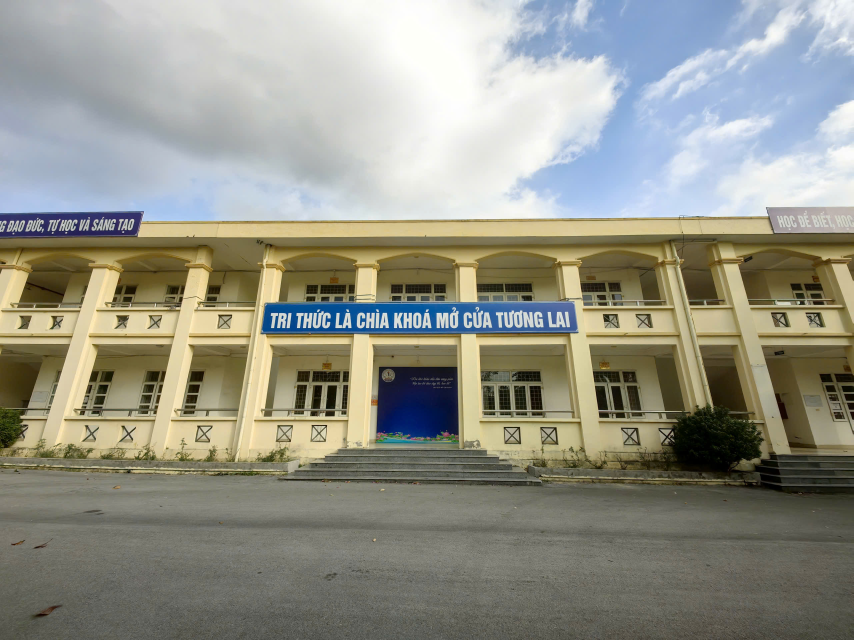
#> input picture hvt-tradition-web/src/assets/img/a1.jpg, 2560 x 1920 px, found by its file name (shown at 1/3 size)
$ python gen-images.py
#> lines starting #> are read from the running program, lines starting #| are printed output that depends on the picture
#!/usr/bin/env python3
"""Sinh các cỡ ảnh (thumb 480 / card 900 / full 1600) + banner 16:9 từ src/assets/img -> public/img.

Dùng:  python3 scripts/gen-images.py         (cần Pillow: pip install pillow)
Sau khi chạy, khai báo key mới trong src/assets/images.js (PUBLIC_IMG + IMAGE_ALT).
"""
from __future__ import annotations
import os, sys

try:
    from PIL import Image, ImageOps
except ImportError:
    sys.exit("Thiếu Pillow — chạy: pip install pillow")

SRC = os.path.join('src', 'assets', 'img')
DST = os.path.join('public', 'img')
SIZES = {'thumb': 480, 'card': 900, 'full': 1600}
BANNER_FROM = ['a1.jpg', 'a4.jpg']          # ảnh ngang dùng làm banner 16:9


# Ánh xạ tên file Google Drive -> key chuẩn dùng trong src/assets/images.js
ALIASES = {'a3': 'a3'}


def slug(name: str) -> str:
    """Tên file -> key: bỏ phần mở rộng, lowercase. Nên đổi tên ảnh về a1..a7 trước khi chạy."""
    return os.path.splitext(name)[0].lower()


def main() -> None:
    os.makedirs(DST, exist_ok=True)
    generated = []
    for fn in sorted(os.listdir(SRC)):
        if fn.startswith('.') or not fn.lower().endswith(('.jpg', '.jpeg', '.png')):
            continue
        im = Image.open(os.path.join(SRC, fn))
#> im is the input picture: PIL image 2560x1920 RGB; mean R, G, B 147.6, 147.8, 136.5
        if im.mode not in ('RGB', 'L'):
            im.save(os.path.join(DST, f'{slug(fn)}.png'), optimize=True)
            generated.append(f'{slug(fn)}.png')
            continue
        im = im.convert('RGB')
        key = slug(fn)
        for label, cap in SIZES.items():
            out = ImageOps.contain(im, (cap, cap), Image.LANCZOS)
            name = f'{key}-{cap}.jpg' if label != 'card' else f'{key}-900.jpg'
            out.save(os.path.join(DST, name), 'JPEG', quality=78, optimize=True, progressive=True)
            generated.append(name)
#> this loop made 3 passes
#> pass 1, in main, `out = ImageOps.contain(im, (cap, cap), Image.LANCZOS)`:
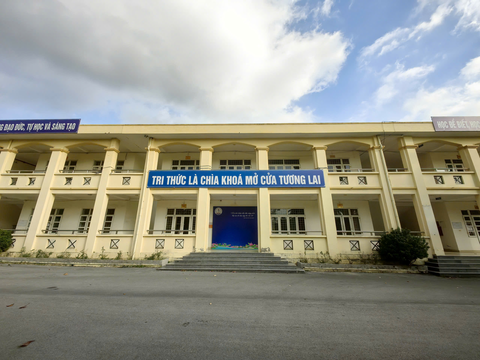
#> out: PIL image 480x360 RGB; mean R, G, B 147.6, 147.8, 136.5
#> after the loop, generated = ['a1-480.jpg', 'a1-900.jpg', 'a1-1600.jpg']
#> pass 2 of the loop in main, `for fn in sorted(os.listdir(SRC)):`:
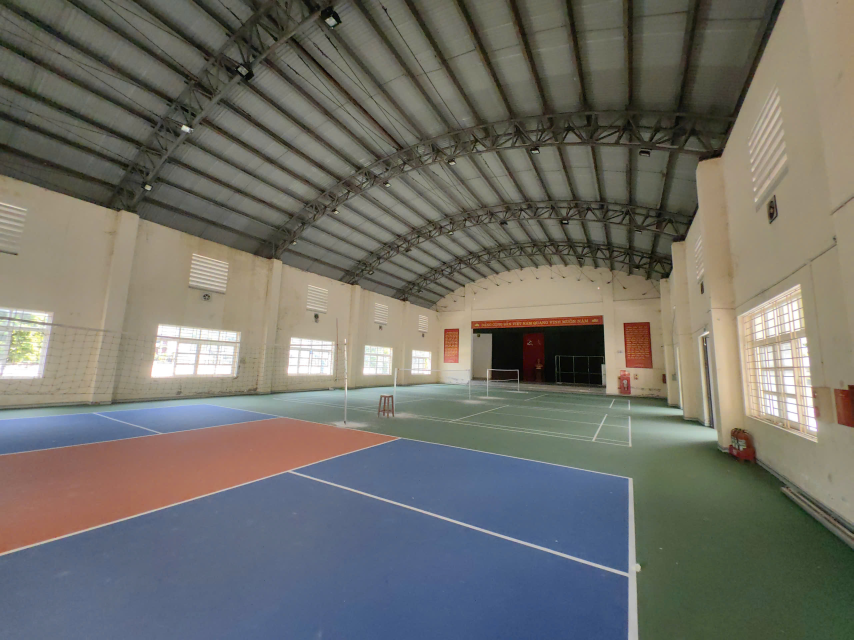
#> input picture hvt-tradition-web/src/assets/img/a2.jpg, 2560 x 1920 px, found by its file name (shown at 1/3 size)
#> in main, im is the input picture: PIL image 2560x1920 RGB; mean R, G, B 112.8, 111.6, 104.4
#> key = 'a2'
#> the loop in main, `for label, cap in SIZES.items():` made 3 passes
#> name on passes 1 to 3: 'a2-480.jpg', 'a2-900.jpg', 'a2-1600.jpg'
#> after the loop in main, `for label, cap in SIZES.items():`: generated = ['a1-480.jpg', 'a1-900.jpg', 'a1-1600.jpg', 'a2-480.jpg', 'a2-900.jpg', 'a2-1600.jpg']
#> pass 3 of the loop in main, `for fn in sorted(os.listdir(SRC)):`:
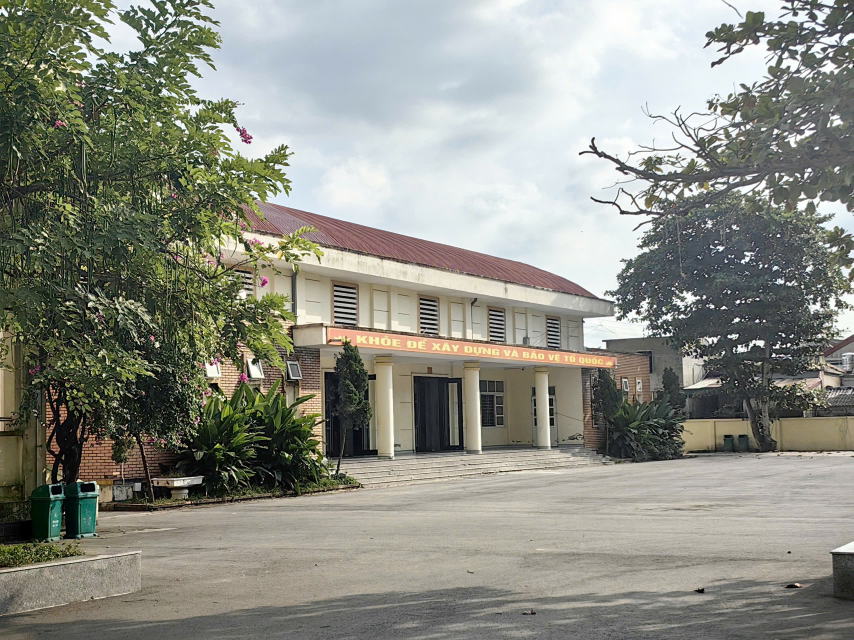
#> input picture hvt-tradition-web/src/assets/img/a3.jpg, 2560 x 1920 px, found by its file name (shown at 1/3 size)
#> in main, im is the input picture: PIL image 2560x1920 RGB; mean R, G, B 139.8, 141.4, 131.6
#> key = 'a3'
#> the loop in main, `for label, cap in SIZES.items():` made 3 passes
#> pass 1, in main, `out = ImageOps.contain(im, (cap, cap), Image.LANCZOS)`:
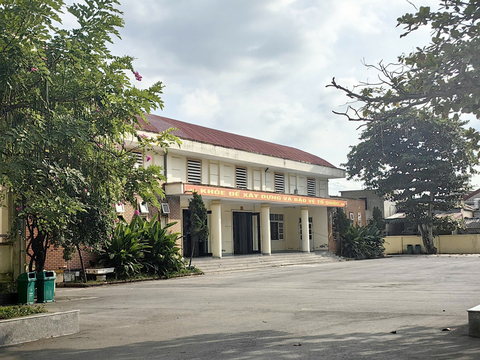
#> out: PIL image 480x360 RGB; mean R, G, B 139.8, 141.3, 131.6
#> pass 2, in main, `out = ImageOps.contain(im, (cap, cap), Image.LANCZOS)`:
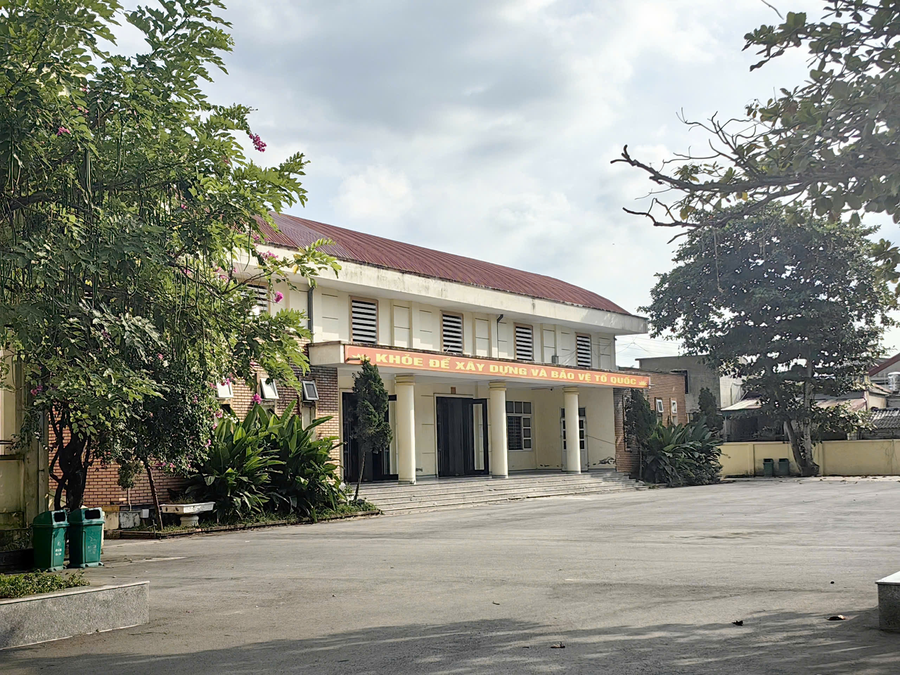
#> out: PIL image 900x675 RGB; mean R, G, B 139.8, 141.4, 131.6
#> after the loop in main, `for label, cap in SIZES.items():`: generated = ['a1-480.jpg', 'a1-900.jpg', 'a1-1600.jpg', 'a2-480.jpg', 'a2-900.jpg', 'a2-1600.jpg', 'a3-480.jpg', 'a3-900.jpg', 'a3-1600.jpg']
    for fn in BANNER_FROM:
        path = os.path.join(SRC, fn)
        if not os.path.exists(path):
            continue
        im = Image.open(path).convert('RGB')
        crop = ImageOps.fit(im, (1600, 900), Image.LANCZOS, centering=(0.5, 0.42))
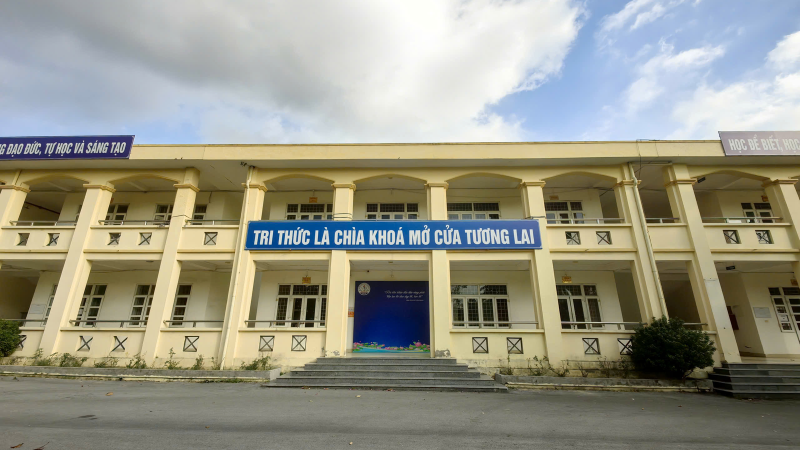
#> crop: PIL image 1600x900 RGB (shown at 1/2 size); mean R, G, B 149.7, 148.8, 133.8
        name = f'banner-{os.path.splitext(fn)[0]}.jpg'
        crop.save(os.path.join(DST, name), 'JPEG', quality=80, optimize=True, progressive=True)
        generated.append(name)
#> pass 2 of the loop in main, `for fn in BANNER_FROM:`:
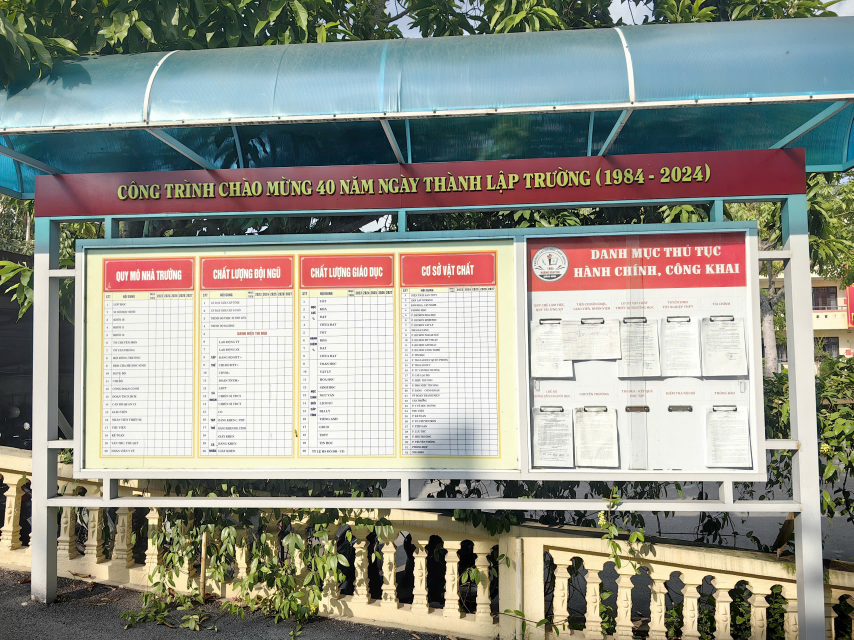
#> input picture a4.jpg, 2560 x 1920 px, found by its file name (shown at 1/3 size)
#> in main, im is the input picture: PIL image 2560x1920 RGB; mean R, G, B 147, 147.6, 137.4
#> in main, `crop = ImageOps.fit(im, (1600, 900), Image.LANCZOS, centering=(0.5, 0...`:
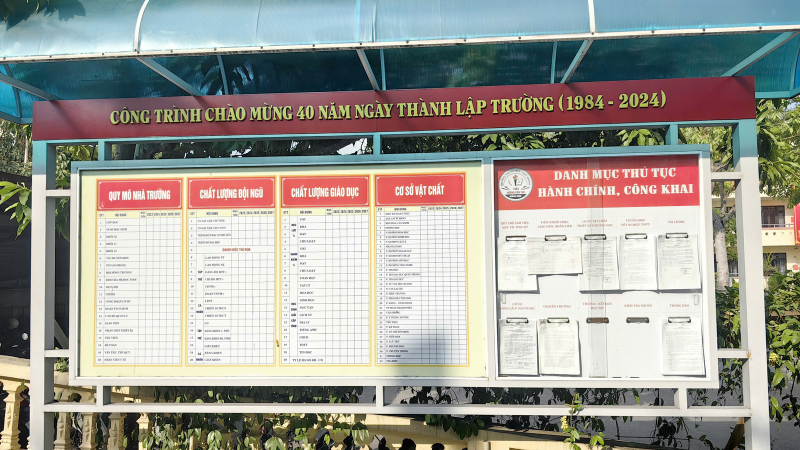
#> crop: PIL image 1600x900 RGB (shown at 1/2 size); mean R, G, B 157.1, 156, 148.9

    print(f'Tạo {len(generated)} file vào {DST}:')
#| Tạo 11 file vào public/img:
    for g in generated:
        p = os.path.join(DST, g)
        print(f'  {g:24s} {os.path.getsize(p) / 1024:6.0f}KB')
#> this loop made 11 passes
#|   a1-480.jpg                   28KB
#|   a1-900.jpg                   81KB
#|   a1-1600.jpg                 220KB
#|   a2-480.jpg                   26KB
#|   a2-900.jpg                   73KB
#|   a2-1600.jpg                 187KB
#|   a3-480.jpg                   44KB
#|   a3-900.jpg                  149KB
#> (further printed lines are left out)
    print('\nBước tiếp theo: thêm key vào PUBLIC_IMG / IMAGE_ALT trong src/assets/images.js')


if __name__ == '__main__':
    main()
